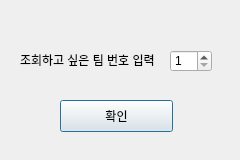
<?xml version="1.0" encoding="UTF-8"?>
<ui version="4.0">
 <class>Dialog</class>
 <widget class="QDialog" name="Dialog">
  <property name="geometry">
   <rect>
    <x>0</x>
    <y>0</y>
    <width>240</width>
    <height>160</height>
   </rect>
  </property>
  <property name="windowTitle">
   <string>Dialog</string>
  </property>
  <widget class="QLabel" name="label">
   <property name="geometry">
    <rect>
     <x>20</x>
     <y>50</y>
     <width>141</width>
     <height>20</height>
    </rect>
   </property>
   <property name="text">
    <string>조회하고 싶은 팀 번호 입력</string>
   </property>
  </widget>
  <widget class="QSpinBox" name="spinBox">
   <property name="geometry">
    <rect>
     <x>170</x>
     <y>50</y>
     <width>42</width>
     <height>22</height>
    </rect>
   </property>
   <property name="minimum">
    <number>1</number>
   </property>
   <property name="maximum">
    <number>9</number>
   </property>
  </widget>
  <widget class="QPushButton" name="pushButton">
   <property name="geometry">
    <rect>
     <x>60</x>
     <y>100</y>
     <width>113</width>
     <height>32</height>
    </rect>
   </property>
   <property name="text">
    <string>확인</string>
   </property>
  </widget>
 </widget>
 <resources/>
 <connections>
  <connection>
   <sender>pushButton</sender>
   <signal>clicked()</signal>
   <receiver>Dialog</receiver>
   <slot>btn_team_number()</slot>
   <hints>
    <hint type="sourcelabel">
     <x>122</x>
     <y>106</y>
    </hint>
    <hint type="destinationlabel">
     <x>214</x>
     <y>108</y>
    </hint>
   </hints>
  </connection>
 </connections>
 <slots>
  <slot>btn_team_number()</slot>
 </slots>
</ui>
